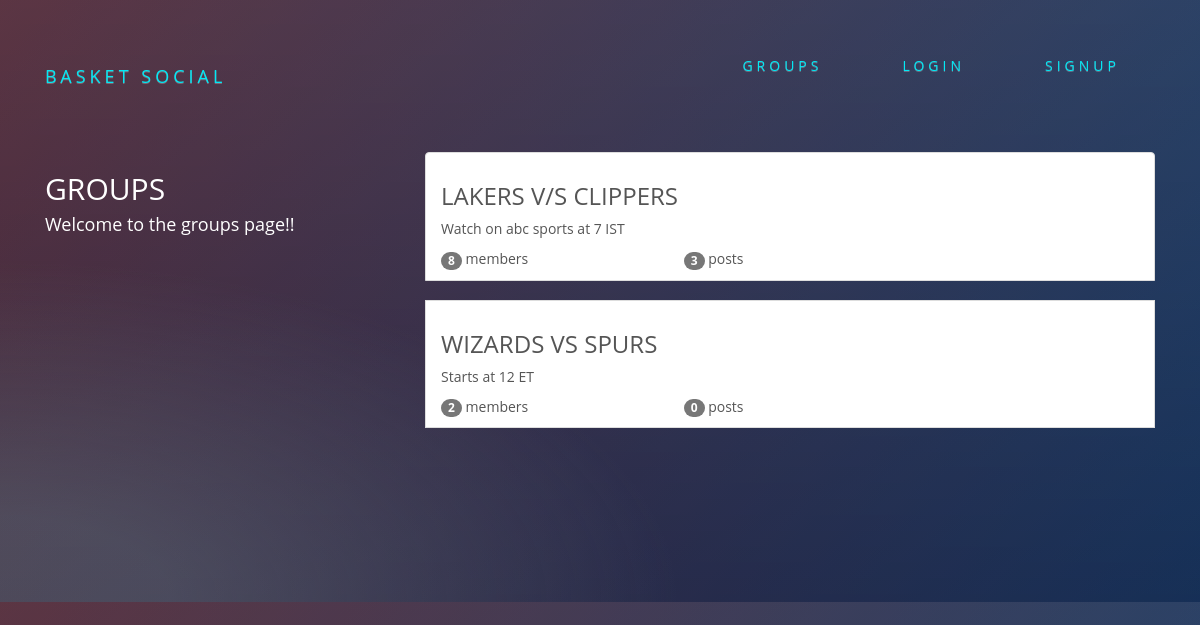
The app's page /groups/ with its own data.
### groups/models.py (models this page shows, shortened)
class Group(models.Model):
    name=models.CharField(max_length=255,unique=True)
    slug=models.SlugField(allow_unicode=True,unique=True)
    description=models.TextField(blank=True,default='')
    description_html=models.TextField(editable=False,default='',blank=True)
    members=models.ManyToManyField(User,through='GroupMember')
    class Meta:
        ordering=['name']

### groups/views.py (the view)
# urls.py: path('',views.ListGroups.as_view(),name='all'),
class ListGroups(generic.ListView):
    model=Group

### groups/templates/groups/group_list.html (shortened to what this page needs)
{% extends 'groups/group_base.html' %}
{% block pregroup %}
<div class="col-md-4">
  <div class="content">
    {% if user.is_authenticated %}
    <h2>WELCOME BACK !</h2>
  <h2>  <a id='pur' href="{% url 'posts:for_user' username=user.username %}">@ {{user.username}}</a></h2>
    {% else %}
    <h2>GROUPS</h2>
    <h4 id='ase'>Welcome to the groups page!! </h4>
    {% endif %}
  </div>
</div>
{% endblock %}
{% block group_content %}
<div class="col-md-8">
  <div class="list_group ">
    {% for group in object_list %}
    <a class="list-group-item " href="{% url 'groups:single' slug=group.slug %}">
    <h3 class ='title-group'>{{group.name}}</h3>
    <div class="list-group-text">
      {{group.description_html|safe}}
      <div class="row">
        <div class="col-md-4">
          <span class='badge'>{{group.members.count}}</span>
          member{{group.members.count|pluralize}}
          </div>
          <div class="col-md-4">
            <span class='badge'>{{group.posts.count}}</span>
            post{{group.posts.count|pluralize}}
          </div>
        </div>
      </div>
      </a>
      <br>
{% endfor %}
    </div>
  </div>
{% endblock %}

### static/social/css/master.css (style rules this page uses)
body { margin: 0; overflow: auto; background: #2f294f; color:white; }
* { -webkit-box-sizing:border-box; -moz-box-sizing:border-box; -ms-box-sizing:border-box; -o-box-sizing:border-box; box-sizing:border-box; }
body { font-family: 'Open Sans', sans-serif; background: #092756; background: -moz-radial-gradient(0% 100%, ellipse cover, rgba(104,128,138,.4) 10%,rgba(138,114,76,0) 40%),-moz-linear-gradient(top, rgba(57,173,219,.25) 0%, rgba(42,60,87,.4) 100%), -moz-linear-gradient(-45deg, #670d10 0%, #092756 100%); background: -webkit-radial-gradient(0% 100%, ellipse cover, rgba(104,128,138,.4) 10%,rgba(138,114,76,0) 40%), -webkit-linear-gradient(top, rgba(57,173,219,.25) 0%,rgba(42,60,87,.4) 100%), -webkit-linear-gradient(-45deg, #670d10 0%,#092756 100%); background: -o-radial-gradient(0% 100%, ellipse cover, rgba(104,128,138,.4) 10%,rgba(138,114,76,0) 40%), -o-linear-gradient(top, rgba(57,173,219,.25) 0%,rgba(42,60,87,.4) 100%), -o-linear-gradient(-45deg, #670d10 0%,#092756 100%); background: -ms-radial-gradient(0% 100%, ellipse cover, rgba(104,128,138,.4) 10%,rgba(138,114,76,0) 40%), -ms-linear-gradient(top, rgba(57,173,219,.25) 0%,rgba(42,60,87,.4) 100%), -ms-linear-gradient(-45deg, #670d10 0%,#092756 100%); background: -webkit-radial-gradient(0% 100%, ellipse cover, rgba(104,128,138,.4) 10%,rgba(138,114,76,0) 40%), linear-gradient(to bottom, rgba(57,173,219,.25) 0%,rgba(42,60,87,.4) 100%), linear-gradient(135deg, #670d10 0%,#092756 100%); filter: progid:DXImageTransform.Microsoft.gradient( startColorstr='#3E1D6D', endColorstr='#092756',GradientType=1 ); }
* { margin: 0; padding: 0; box-sizing: border-box; }

### records on screen
Group: name "LAKERS V/S CLIPPERS", description_html "Watch on abc sports at 7 IST", members.count "8", posts.count "3"
Group: name "WIZARDS VS SPURS", description_html "Starts at 12 ET", members.count "2", posts.count "0"
